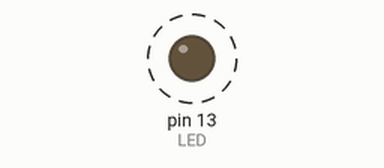
Simulated run of this sketch. Board: Arduino Uno, built with avr-gcc and run on an emulated ATmega328P. Shown: output pins drawn as LEDs (lit = HIGH). Dashed ring = blinking.

Above: at 0.5 s.
Timing chart, 0 to 4.6 s (numbered marks = the images above):
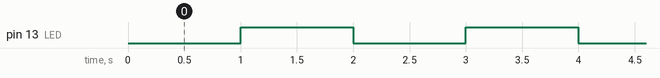

The sketch:

cap05-01-parpadeo.ino
```cpp
// Enciende y apaga el LED integrado del NodeMCU cada segundo.
// En el ESP8266 este LED funciona al revés: LOW lo enciende, HIGH lo apaga.
const int LED = LED_BUILTIN;

void setup() {
  pinMode(LED, OUTPUT);
}

void loop() {
  digitalWrite(LED, LOW);   // encendido
  delay(1000);
  digitalWrite(LED, HIGH);  // apagado
  delay(1000);
}
```

Measured:
- by itself, pin 13 (LED): alternates HIGH for 1.0 s and LOW for 1.0 s
